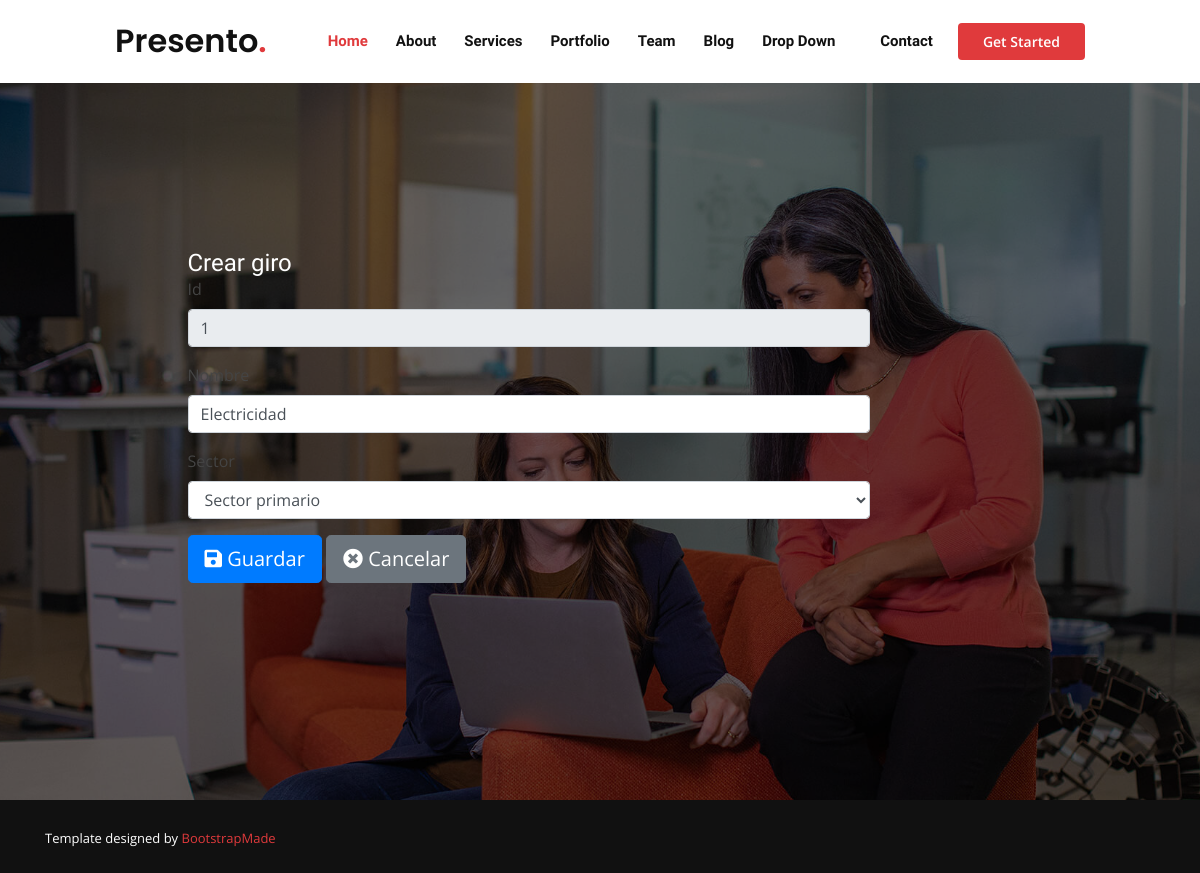
The app's page /giros/giro/1 with its own data.
### giros/models.py (models this page shows, shortened)
class Giro(models.Model):
    SECTOR = (
        ('SP', 'Sector primario'),
        ('SS', 'Sector secundario'),
        ('ST', 'Sector terciario'),
    )
    idGiro = models.PositiveIntegerField(primary_key=True, validators=[MinValueValidator(1), MaxValueValidator(99)])
    nombreGiro = models.CharField(max_length=100)
    sector = models.CharField(choices=SECTOR, max_length=2)

### giros/views.py (the view)
# urls.py: path('giro/<int:pk>', ModificarGiro.as_view(), name = 'modificar_giro'),
class ModificarGiro(UpdateView):
    model = Giro
    form_class = UpdateGiroForm
    template_name = 'giros/crear_giro.html'
    success_url = reverse_lazy('giros:administrar_giros')
    success_message = 'Cuenta creada con éxito'

### giros/forms.py
class UpdateGiroForm(forms.ModelForm):
    idGiro= forms.IntegerField(widget=forms.TextInput(attrs={'class': 'form-control','readonly':'True'}))
    class Meta:
        model = Giro
        fields = [
        'idGiro',
        'nombreGiro',
        'sector',
        ]
        labels = {
        'idGiro' : 'Id',
        'nombreGiro' : 'Nombre',
        'sector' : 'Sector',
        }
        widgets = {
        'nombreGiro' : forms.TextInput(attrs={'class': 'form-control'}),
        'sector' : forms.Select(attrs={'class': 'form-control'}),
        }

### templates/giros/crear_giro.html (shortened to what this page needs)
{% extends 'base/base.html' %}
{% block content %}
<!doctype html>
<div class="container">
    <div class="row mt-3">
      <div class="col-md-9 mx-auto">
        <div>
					<h2>Crear giro</h2>
					<form method="POST">
            <div class="row">
							<div class="col-md-10 col-md-offset-2">
								<div class="form-group">
									<label >Id</label>
									{{ form.idGiro }}
								</div>
							</div>
						</div>
            <div class="row">
							<div class="col-md-10 col-md-offset-2">
								<div class="form-group">
									<label >Nombre</label>
									{{ form.nombreGiro }}
								</div>
							</div>
						</div>
            <div class="row">
							<div class="col-md-10 col-md-offset-2">
								<div class="form-group">
									<label>Sector</label>
									{{ form.sector }}
								</div>
							</div>
						</div>
						<div class="row">
							<div class="col-md-10 col-md-offset-2">
								<div align= "left" class="btn_crear mb-3">
									<button class="btn btn-primary btn-lg" type="submit"><i class="fas fa-save"></i> Guardar</button>
                  <a type="button" class="btn btn-secondary btn-lg" href="javascript:window.history.back();"><i class="fas fa-times-circle"></i> Cancelar</a>
								</div>
							</div>
						</div>
					</form>
				</div>
			</div>
		</div>
	</div>
{% endblock %}

### static/assets/css/style.css (style rules this page uses)
body { font-family: "Open Sans", sans-serif; color: #444444; }
a { color: #e03a3c; }
h1, h2, h3, h4, h5, h6 { font-family: "Raleway", sans-serif; }
#hero h2 { color: #fff; margin: 10px 0 0 0; font-size: 24px; }

### records on screen
Giro: idGiro "1", nombreGiro "Electricidad", sector "Sector primario"
